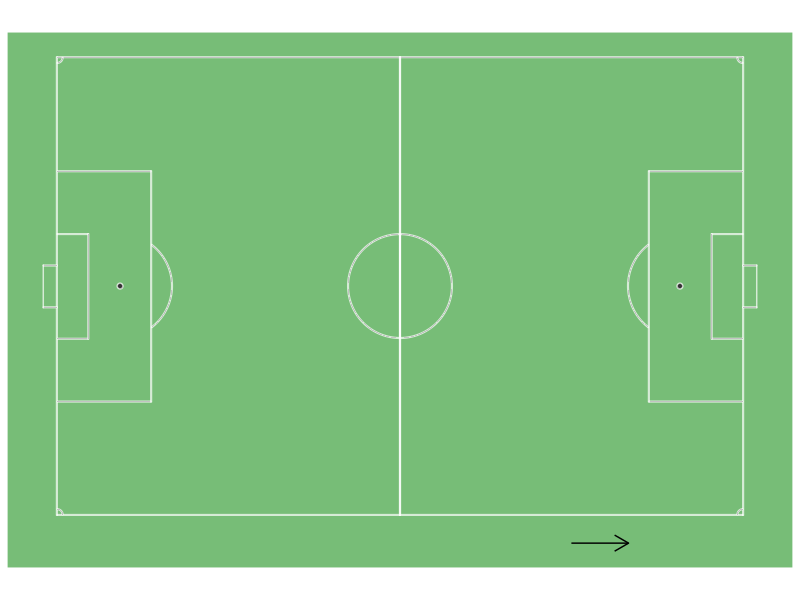
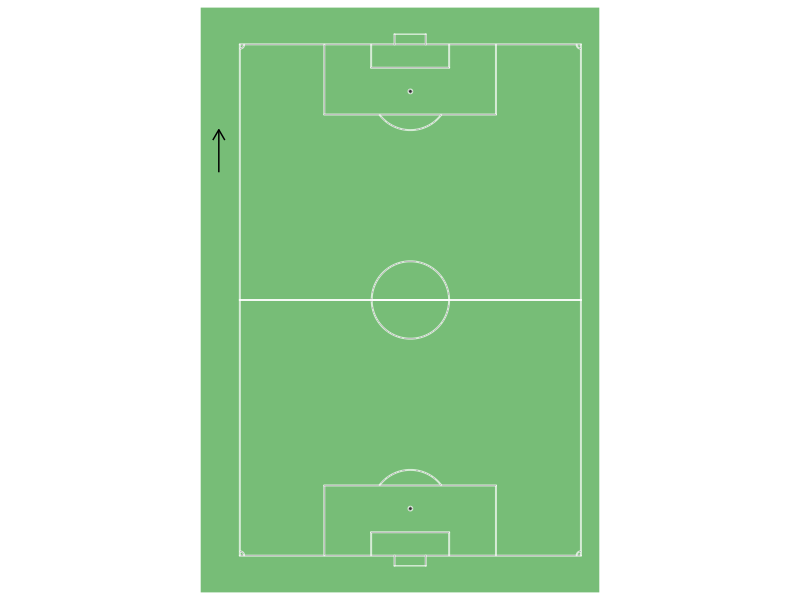

Generate these figures, in order, with R:
library(ggplot2)

###Define the Pitch Visualization
stadiumlength <- 120
stadiumwidth <- 80
linewidth <- .12
goalboxlength <- 16.5
goalboxpos <- (stadiumwidth-goalboxlength*2-7.32)/2
smallboxlength <- 5.5
smallboxpos <- goalboxpos+goalboxlength-smallboxlength
crossbarl <- 7.32
crossbarh <- 2.44
goalpos <- goalboxpos+goalboxlength
attdefzone <- 30
channel <- 4
channelsplit <- 25



##Define the circle function that we will be using to create the center cirlce as well as the 18 yard box circles
circle_fun <- function(center=c(0,0), diameter=1, npoints=1000, start=0, end=2){
  tt <- seq(start*pi, end*pi, length.out=npoints)
  data.frame(
    x = center[1] + diameter / 2 * cos(tt),
    y = center[2] + diameter / 2 * sin(tt)
  )
}


##everything we build on one side of the pitch should be mirrored on the other side of the pitch
##this assumes that our pitch diagram goes down -> up
mirror <- function(x) stadiumlength-x


## To use ggplot2, we need to define all the points that will go into the shape of the field
## The four parameters are: x (width values), y (length values), group (for the two sides), desc (a description for ease of use and further customization)
segment_coord <- function(x, y, group, desc){
  segment_df <- data.frame(x = x, y = y) 
  segment_df$group <- group
  segment_df$side <- 1
  group <- group + 1
  
  # The same thing for the opposite side
  segment_df2 <- data.frame(x = x, y = mirror(y))
  segment_df2$group <- group
  segment_df2$side <- 2
  group <<- group + 1
  
  # On reunit les donnees
  segment_df <- rbind(segment_df, segment_df2)
  segment_df$desc <- desc
  
  return(segment_df)
}

####this function will rotate the pitch if you want to see the field horizontally 
rotate_pitch <- function(pitch, theta=pi/2){
  pitch_r <- pitch
  pitch_r$x <- pitch_r$x / 180 * pi
  pitch_r$y <- pitch_r$y / 180 * pi
  matrix_r <- matrix(c(cos(theta), sin(theta), -sin(theta), cos(theta)), ncol = 2)
  coords_r <- apply(pitch_r[,c("x","y")], 1, function(x) x %*% matrix_r)
  pitch_r$x <- coords_r[1,] ; pitch_r$y <- coords_r[2,]
  pitch_r$x <- pitch_r$x * 180 / pi
  pitch_r$y <- pitch_r$y * 180 / pi
  return(pitch_r)
}




##Here we define the circles we need for our field. Our field lines have width of 12cm.
#Center Circle -- at midpoint of the halfway line, with radius of 9.15m (10 yards)
centercircle_outer <- circle_fun(center=c(stadiumwidth/2,stadiumlength/2),diameter = 9.15 * 2)
centercircle_inner <- circle_fun(center=c(stadiumwidth/2,stadiumlength/2),diameter = (9.15-linewidth) * 2)

#Penalty Arc -- arc from penalty spot (11 meters, 12 yards) with radius of 9.15 m (10 yards)
penaltyarc_outer <- circle_fun(center=c(stadiumwidth/2,11),diameter = 9.15 * 2)
penaltyarc_inner <- circle_fun(center=c(stadiumwidth/2,11),diameter = (9.15-linewidth) * 2)

#corner arcs
cornerarc_outer_r <- circle_fun(center = c(stadiumwidth,0),diameter = 1*2)
cornerarc_inner_r <- circle_fun(center = c(stadiumwidth,0),diameter = (1-linewidth)*2)

cornerarc_outer_l <- circle_fun(center = c(0,0),diameter = 1*2)
cornerarc_inner_l <- circle_fun(center = c(0,0),diameter = (1-linewidth)*2)

#penalty spot
penaltyspot <- circle_fun(center=c(stadiumwidth/2,11),diameter=.5*2)


##Now, we generate our dataframe that contains the points for all of our field markings
group <- 1

pitch <- segment_coord(x=c(0-linewidth,0-linewidth,stadiumwidth+linewidth,stadiumwidth+linewidth)
                       ,y=c(0-linewidth,0,0,0-linewidth),group=group,desc = "goal line") 

pitch <- rbind(pitch,segment_coord(x=c(0-linewidth,0-linewidth,0,0)
                                   ,y=c(0,stadiumlength/2-linewidth/2,stadiumlength/2-linewidth/2,0),group=group,desc = "left touch line"))

pitch <- rbind(pitch,segment_coord(x=c(stadiumwidth,stadiumwidth,stadiumwidth+linewidth,stadiumwidth+linewidth)
                                   ,y=c(0,stadiumlength/2-linewidth/2,stadiumlength/2-linewidth/2,0),group=group,desc = "right touch line"))

pitch <- rbind(pitch,segment_coord(x=c(goalboxpos-linewidth,goalboxpos-linewidth,goalboxpos,goalboxpos)
                                   ,y=c(0,goalboxlength-linewidth,goalboxlength-linewidth,0),group=group,desc = "left 18 yard box"))

pitch <- rbind(pitch,segment_coord(x=c(stadiumwidth-goalboxpos-linewidth,stadiumwidth-goalboxpos-linewidth,stadiumwidth-goalboxpos,stadiumwidth-goalboxpos)
                                   ,y=c(0,goalboxlength-linewidth,goalboxlength-linewidth,0),group=group,desc = "right 18 yard box"))

pitch <- rbind(pitch,segment_coord(x=c(goalboxpos-linewidth,goalboxpos-linewidth,stadiumwidth-goalboxpos,stadiumwidth-goalboxpos)
                                   ,y=c(goalboxlength-linewidth,goalboxlength,goalboxlength,goalboxlength-linewidth),group=group,desc = "18 yard box line"))

pitch <- rbind(pitch, segment_coord(x=c(smallboxpos-linewidth,smallboxpos-linewidth,smallboxpos,smallboxpos)
                                    ,y=c(0,smallboxlength-linewidth,smallboxlength-linewidth,0),group=group,desc = "left 6 yard box"))

pitch <- rbind(pitch, segment_coord(x=c(stadiumwidth-smallboxpos-linewidth,stadiumwidth-smallboxpos-linewidth,stadiumwidth-smallboxpos,stadiumwidth-smallboxpos)
                                    ,y=c(0,smallboxlength-linewidth,smallboxlength-linewidth,0),group=group,desc = "right 6 yard box"))

pitch <- rbind(pitch, segment_coord(x=c(smallboxpos-linewidth,smallboxpos-linewidth,stadiumwidth-smallboxpos,stadiumwidth-smallboxpos)
                                    ,y=c(smallboxlength-linewidth,smallboxlength,smallboxlength,smallboxlength-linewidth),group=group,desc = "6 yard box line"))

pitch <- rbind(pitch, segment_coord(x=c(goalpos-linewidth,goalpos-linewidth,goalpos,goalpos)
                                    ,y=c(0-crossbarh,0,0,0-crossbarh),group=group,desc = "left goal post"))

pitch <- rbind(pitch, segment_coord(x=c(stadiumwidth-goalpos-linewidth,stadiumwidth-goalpos-linewidth,stadiumwidth-goalpos,stadiumwidth-goalpos)
                                    ,y=c(0-crossbarh,0,0,0-crossbarh),group=group,desc = "right goal post"))

pitch <- rbind(pitch, segment_coord(x=c(goalpos-linewidth,goalpos-linewidth,stadiumwidth-goalpos,stadiumwidth-goalpos)
                                    ,y=c(0-crossbarh,0-crossbarh,0-crossbarh,0-crossbarh),group=group,desc = "crossbar"))

pitch <- rbind(pitch, segment_coord(x=penaltyspot[,"x"]
                                    ,y=penaltyspot[,"y"],group=group,desc = "penalty spot"))

pitch <- rbind(pitch, segment_coord(x=c(centercircle_outer[centercircle_outer$y<=stadiumlength/2,"x"],rev(centercircle_inner[centercircle_inner$y<=stadiumlength/2,"x"]))
                                    ,y=c(centercircle_outer[centercircle_outer$y<=stadiumlength/2,"y"],rev(centercircle_inner[centercircle_inner$y<=stadiumlength/2,"y"])),group=group,desc = "center circle"))


pitch <- rbind(pitch, segment_coord(x=c(0-linewidth,0-linewidth,stadiumwidth+linewidth,stadiumwidth+linewidth)
                                    ,y=c(stadiumlength/2-linewidth/2,stadiumlength/2+linewidth/2,stadiumlength/2+linewidth/2,stadiumlength/2-linewidth/2),group=group,desc = "halfway line"))

pitch <- rbind(pitch, segment_coord(x=c(penaltyarc_outer[penaltyarc_outer$y>=goalboxlength,"x"],rev(penaltyarc_inner[penaltyarc_inner$y>=goalboxlength,"x"]))
                                    ,y=c(penaltyarc_outer[penaltyarc_outer$y>=goalboxlength,"y"],rev(penaltyarc_inner[penaltyarc_inner$y>=goalboxlength,"y"])),group=group,desc = "penalty arc"))

pitch <- rbind(pitch, segment_coord(x=c(cornerarc_outer_l[cornerarc_outer_l$x>=0 & cornerarc_outer_l$y>=0,"x"],rev(cornerarc_inner_l[cornerarc_inner_l$x>=0 & cornerarc_inner_l$y>=0,"x"]))
                                    ,y=c(cornerarc_outer_l[cornerarc_outer_l$x>=0 & cornerarc_outer_l$y>=0,"y"],rev(cornerarc_inner_l[cornerarc_inner_l$x>=0 & cornerarc_inner_l$y>=0,"y"])),group=group,desc = "left corner"))

pitch <- rbind(pitch, segment_coord(x=c(cornerarc_outer_r[cornerarc_outer_r$x>=0&cornerarc_outer_r$x<=stadiumwidth & cornerarc_outer_r$y>=0,"x"],rev(cornerarc_inner_r[cornerarc_inner_r$x>=0&cornerarc_inner_r$x<=stadiumwidth& cornerarc_inner_r$y>=0,"x"]))
                                    ,y=c(cornerarc_outer_r[cornerarc_outer_r$x>=0&cornerarc_outer_r$x<=stadiumwidth & cornerarc_outer_r$y>=0,"y"],rev(cornerarc_inner_r[cornerarc_inner_r$x>=0&cornerarc_inner_r$x<=stadiumwidth & cornerarc_inner_r$y>=0,"y"])),group=group,desc = "right corner"))


#######This section will add zones as per Benfica LAB's diagrams (note, it would be nice to create a zonal function so the zones can change)
pitch <- rbind(pitch, segment_coord(x=c(0-linewidth,0-linewidth,stadiumwidth+linewidth,stadiumwidth+linewidth)
                                    ,y=c(attdefzone-linewidth/2,attdefzone+linewidth/2,attdefzone+linewidth/2,attdefzone-linewidth/2),group=group,desc = "attacking zone"))

pitch <- rbind(pitch,segment_coord(x=c(goalboxpos+channel-linewidth,goalboxpos+channel-linewidth,goalboxpos+channel,goalboxpos+channel)
                                   ,y=c(0,stadiumlength/2-linewidth/2,stadiumlength/2-linewidth/2,0),group=group,desc = "left channel"))

pitch <- rbind(pitch,segment_coord(x=c(stadiumwidth-goalboxpos-channel-linewidth,stadiumwidth-goalboxpos-channel-linewidth,stadiumwidth-goalboxpos-channel,stadiumwidth-goalboxpos-channel)
                                   ,y=c(0,stadiumlength/2-linewidth/2,stadiumlength/2-linewidth/2,0),group=group,desc = "right channel"))

pitch <- pitch <- rbind(pitch,segment_coord(x=c(stadiumwidth/2-linewidth/2,stadiumwidth/2-linewidth/2,stadiumwidth/2+linewidth/2,stadiumwidth/2+linewidth/2)
                                            ,y=c(0,attdefzone,attdefzone,0),group=group,desc = "middle channel"))

pitch <- rbind(pitch,segment_coord(x=seq(0,goalboxpos,length.out = 20)
                                   ,y=seq(channelsplit,goalboxlength,length.out = 20),group=group,desc = "center left channel"))

pitch <- rbind(pitch,segment_coord(x=seq(stadiumwidth,stadiumwidth-goalboxpos,length.out = 20)
                                   ,y=seq(channelsplit,goalboxlength,length.out = 20),group=group,desc = "center right channel"))


vert3 <- ggplot() + geom_polygon(data = pitch[pitch$group %in% seq(1:36),], aes(x = x, y = y, group = group), col = "#FFFFFFB3") +
  #geom_polygon(data = pitch[pitch$group %in% seq(from=37,to=48),], aes(x=x, y=y, group=group), col= "#FFFF00B3") + 
  geom_segment(aes(x=-5,y=90,xend=-5,yend=100),arrow=arrow(length = unit(0.03, "npc")))+
  coord_equal() +
  ylim(-20,125) +
  xlim(-20,88) +
  scale_x_continuous(breaks = NULL) +
  scale_y_continuous(breaks = NULL) +
  xlab("") + ylab("") +
  theme(axis.text.x = element_blank(),
        axis.text.y = element_blank(), axis.ticks.x = element_blank(),
        axis.ticks.y = element_blank(), axis.title = element_blank(),
        panel.background = element_rect(fill = "#77BD77",
                                        colour = "#77BD77",
                                        size = 0.5, linetype = "solid")
  )



#Rotated Pitch
horipitch <- rotate_pitch(pitch, theta = pi/2)
horipitch2 <- horipitch
horipitch2$y <- horipitch2$y * -1

hori5 <- ggplot()+ geom_polygon(data = horipitch2[horipitch2$group %in% seq(1:36),], aes(x = x, y = y, group = group), col = "#FFFFFFB3") +
  #geom_polygon(data = horipitch2[horipitch2$group %in% seq(from=37,to=48),], aes(x=x, y=y, group=group), col= "#FFFF00B3") + 
  geom_segment(aes(x=90,y=-5,xend=100,yend=-5),arrow=arrow(length = unit(0.03, "npc")))+
  coord_equal() +
  # xlim(-10,115) +
  # ylim(-10,78) +
  #theme(panel.background = element_rect(fill = '#77BD77', colour = '#77BD77'))
  scale_x_continuous(breaks = NULL) +
  scale_y_continuous(breaks = NULL) +
  xlab("") + ylab("") +
  theme(axis.text.x = element_blank(),
        axis.text.y = element_blank(), 
        axis.ticks.x = element_blank(),
        axis.ticks.y = element_blank(), axis.title = element_blank(),
        panel.background = element_rect(fill = "#77BD77",
                                        colour = "#77BD77")
  )